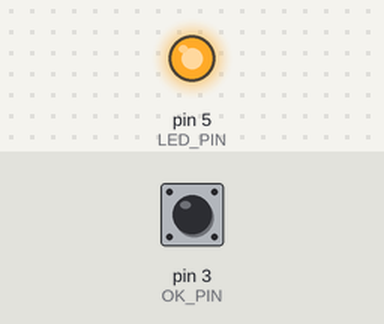
Bench run of a sketch on a simulated Arduino Uno, built with avr-gcc and run on an emulated ATmega328P. Parts: output pins drawn as LEDs (lit = HIGH). The inputs (shaded band) are chosen by the test bench; at power-on: pin 3 (OK_PIN) HIGH. No radio packets arrive unless stated.

Above: at 1.2 s.
1.3 s: pin 3 (OK_PIN) pulled LOW for 0.15 s
At 1.39 s:
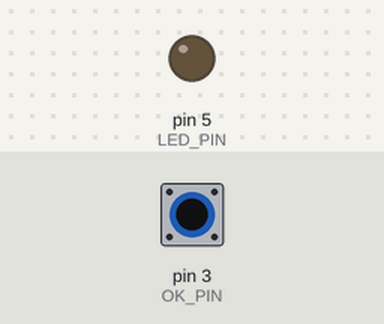
2.9 s: pin 3 (OK_PIN) pulled LOW for 3.2 s
At 6.7 s:
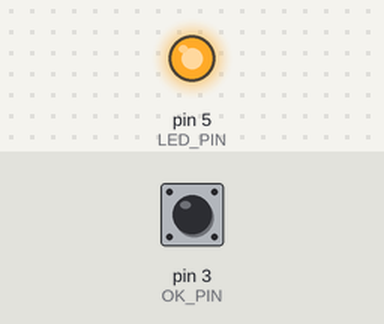
Timing chart, 0 to 8.2 s (numbered marks = the images above; inputs shaded):
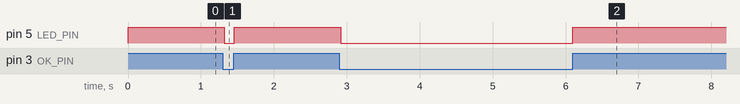

Measured:
- after the input at 1.3 s, pin 5 (LED_PIN): HIGH → LOW at once, → HIGH 0.14 s later
- after the input at 2.9 s, pin 5 (LED_PIN): HIGH → LOW at once, → HIGH 3.2 s later

The sketch:

Program_LAB2_Nadajnik_LIVE.ino
```cpp
#include <VirtualWire.h> // Załącz bibliotekę VirtualWire
#define LED_PIN 5         // Pin diody LED
#define OK_PIN 3          // Pin przycisku
#define TRANSMIT_PIN 6    // Pin sygnału RF

unsigned long lastSendTime = 0;  // Zmienna do śledzenia czasu
const unsigned long interval = 1000; // Czas w ms między wysyłaniem Live bit

void setup() {
  pinMode(OK_PIN, INPUT_PULLUP);  // Ustawienie przycisku jako wejście
  pinMode(LED_PIN, OUTPUT);       // Ustawienie diody jako wyjście
  vw_set_tx_pin(TRANSMIT_PIN);    // Ustawienie pinu RF
  vw_setup(2000);                 // Ustawienie prędkości transmisji
  digitalWrite(LED_PIN, HIGH);    // Wyłącz diodę na start
}

void loop() {
  unsigned long currentTime = millis(); // Pobranie bieżącego czasu

  // Wysyłanie Live bit co określony czas
  if (currentTime - lastSendTime >= interval) {
    String liveMessage = "Live bit";  // Sygnał Live bit
    char liveMsg[20];
    liveMessage.toCharArray(liveMsg, liveMessage.length() + 1);
    vw_send((uint8_t *)liveMsg, strlen(liveMsg));  // Wyślij wiadomość
    vw_wait_tx(); // Zaczekaj na zakończenie transmisji
    lastSendTime = currentTime;  // Aktualizacja czasu wysyłki
  }

  // Wysyłanie wiadomości po wciśnięciu przycisku
  if (digitalRead(OK_PIN) == LOW) {
    delay(20); // Debounce
    String message = "Adamadacho";  // Główna wiadomość
    char msg[20];
    message.toCharArray(msg, message.length() + 1);
    digitalWrite(LED_PIN, LOW); // Włącz diodę LED
    vw_send((uint8_t *)msg, strlen(msg));  // Wyślij wiadomość
    vw_wait_tx(); // Zaczekaj na zakończenie transmisji
    while (digitalRead(OK_PIN) == LOW) {
      delay(20); // Czekaj na zwolnienie przycisku
    }
    digitalWrite(LED_PIN, HIGH); // Wyłącz diodę LED
  }
}
```
